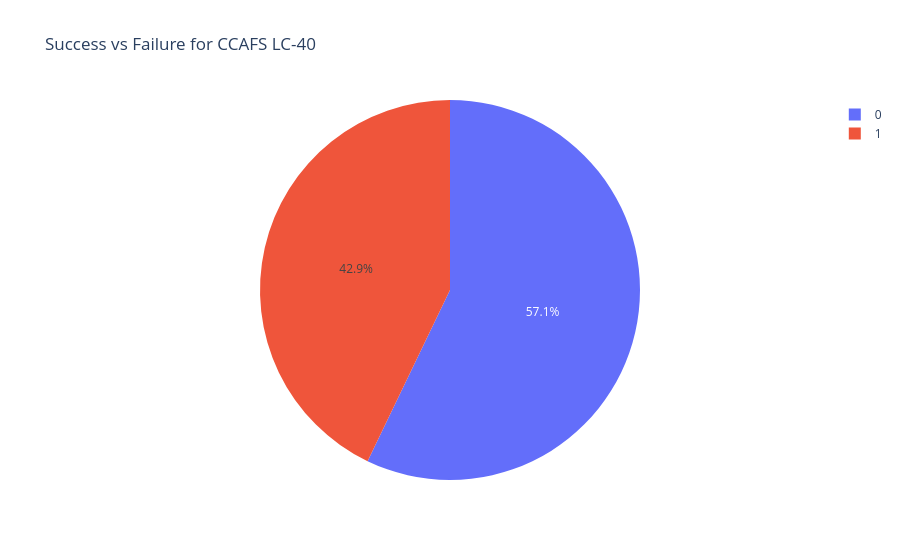

Write notebook code for a chart like this one.
### Code cell
yes1 = spacex_df['class'].value_counts().reset_index()
fig = px.pie(yes1, values='count', names='class', title=f'Success vs Failure for {entered_site}'
)
fig

### Figure 1 — Plotly figure (JSON) as saved in the notebook; plotly's stock layout.template omitted (floating-point values rounded to 4 significant figures)
{"data": [{"domain": {"x": [0, 1], "y": [0, 1]}, "hovertemplate": "class=%{label}<br>count=%{value}<extra></extra>", "labels": [0, 1], "legendgroup": "", "name": "", "showlegend": true, "type": "pie", "values": [32, 24]}], "layout": {"legend": {"tracegroupgap": 0}, "title": {"text": "Success vs Failure for CCAFS LC-40"}}}
